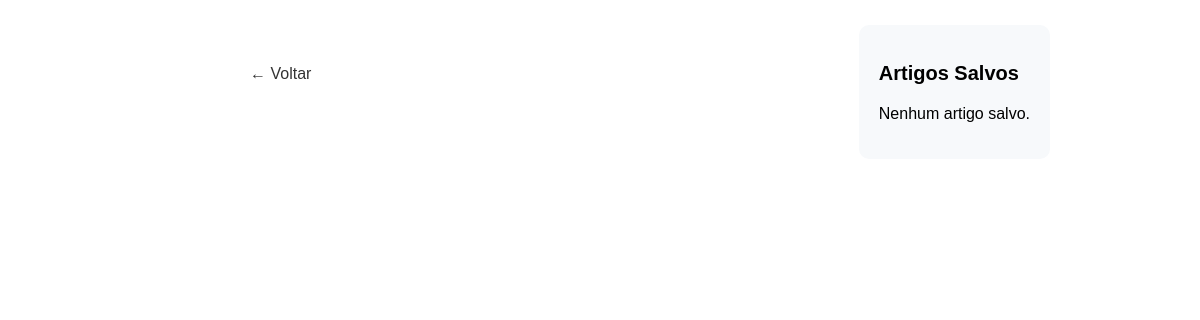
The page /salvos/ on the database as committed earlier.
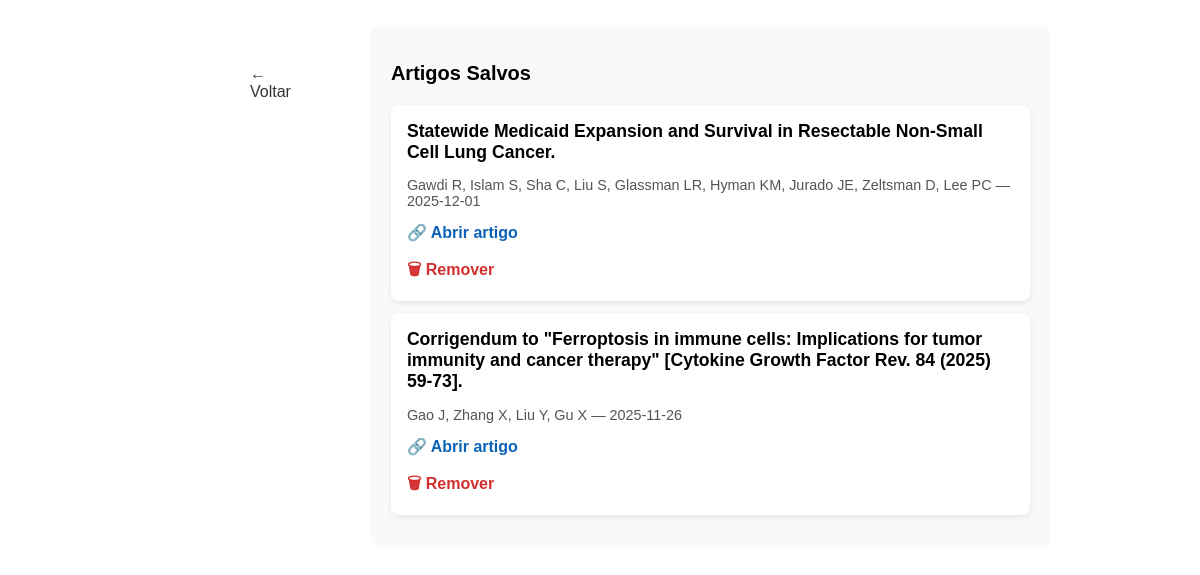
The same page on the database as committed later.
### busca/models.py (models this page shows, shortened)
class ArtigoSalvo(models.Model):
    titulo = models.CharField(max_length=255)
    autores = models.CharField(max_length=255, blank=True, null=True)
    ano = models.CharField(max_length=10, blank=True, null=True)
    link = models.URLField(blank=True, null=True)
    resumo = models.TextField(blank=True, null=True)
    criado_em = models.DateTimeField(auto_now_add=True)

### busca/views.py (the view)
# urls.py: path("salvos/", views.lista_salvos, name="lista_salvos"),
def lista_salvos(request):
    artigos = ArtigoSalvo.objects.all().order_by("-criado_em")
    return render(request, "busca/salvos.html", {"artigos": artigos})

### busca/templates/busca/salvos.html (shortened to what this page needs)
{% load static %}
<!DOCTYPE html>
<html lang="pt-br">
<head>
    <link rel="stylesheet" href="{% static 'busca/style.css' %}">
</head>
<body>
<div class="container">
    <header>
        <a href="/" class="back-button">← Voltar</a>
    </header>
    <div class="saved-box">
        <h2>Artigos Salvos</h2>
        {% if artigos %}
            <ul style="list-style: none; padding: 0; margin: 0;">
                {% for artigo in artigos %}
                    <li class="article-item">
                        <strong style="font-size: 1.1rem;">{{ artigo.titulo }}</strong>
                        <p class="meta">
                            {{ artigo.autores }} — {{ artigo.ano }}
                        </p>
                        {% if artigo.link %}
                            <a href="{{ artigo.link }}" target="_blank" class="article-link">🔗 Abrir artigo</a>
                        {% endif %}
                        <a href="{% url 'remover_salvo' artigo.id %}" class="remove-link">🗑 Remover</a>
                    </li>
                {% endfor %}
            </ul>
        {% else %}
            <p>Nenhum artigo salvo.</p>
        {% endif %}
    </div>
</div>
</body>
</html>

### busca/static/busca/style.css (style rules this page uses)
body { font-family: 'Arial', sans-serif; background-color: #fff; margin: 0; padding: 0; color: #000; overflow-x: hidden; }
header { display: flex; justify-content: space-between; align-items: center; padding: 20px 40px; }
.back-button { font-size: 30px; color: #1E50E1; text-decoration: none; display: inline-block; margin: 20px 40px; }
.container { display: flex; justify-content: space-between; align-items: flex-start; padding: 0 40px; }
h2 { font-size: 20px; margin-bottom: 20px; }

### busca/templates/busca/salvos.html (style rules this page uses)
.container { max-width: 900px; margin: 25px auto; padding: 0 16px; }
header { display: flex; align-items: center; gap: 20px; margin-bottom: 25px; }
.back-button { text-decoration: none; color: #333; font-size: 1rem; }
.saved-box { background: #f7f9fb; padding: 20px; border-radius: 10px; }
.article-item { background: #fff; padding: 16px; margin: 12px 0; border-radius: 8px; box-shadow: 0 2px 6px rgba(0,0,0,0.08); }
.article-link { color: #0b63b7; font-weight: 600; text-decoration: none; }
.remove-link { color: #d32f2f; font-weight: 600; text-decoration: none; }
.meta { font-size: 0.9rem; color: #555; }

Rows that differ between the two databases and show on the page:
added ArtigoSalvo: titulo "Statewide Medicaid Expansion and Survival in Resectable Non-Small Cell Lung Cancer.", autores "Gawdi R, Islam S, Sha C, Liu S, Glassman LR, Hyman KM, Jurado JE, Zeltsman D, Lee PC", ano "2025-12-01"
added ArtigoSalvo: titulo "Corrigendum to \"Ferroptosis in immune cells: Implications for tumor immunity and cancer therapy\" [Cytokine Growth Factor Rev. 84 (2025) 59-73].", autores "Gao J, Zhang X, Liu Y, Gu X", ano "2025-11-26"
Other text that changed with them:
text no longer shown: "Nenhum artigo salvo."
